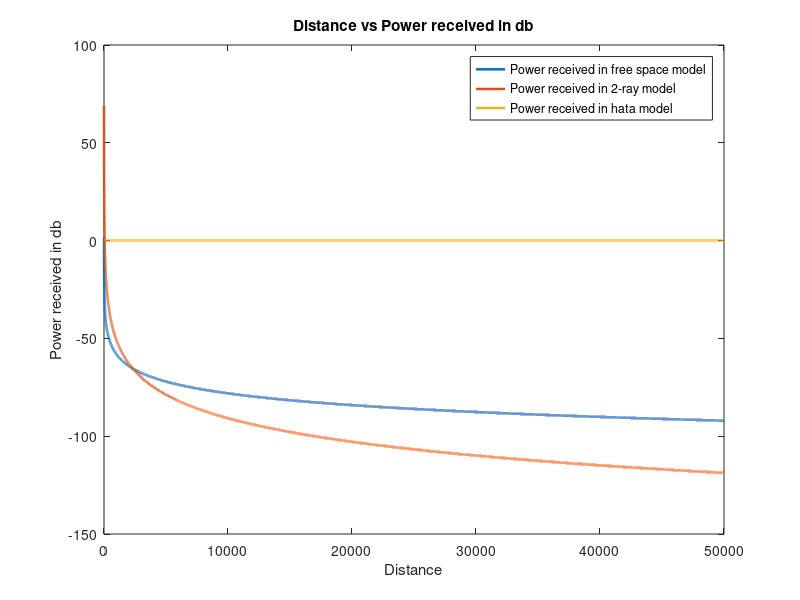
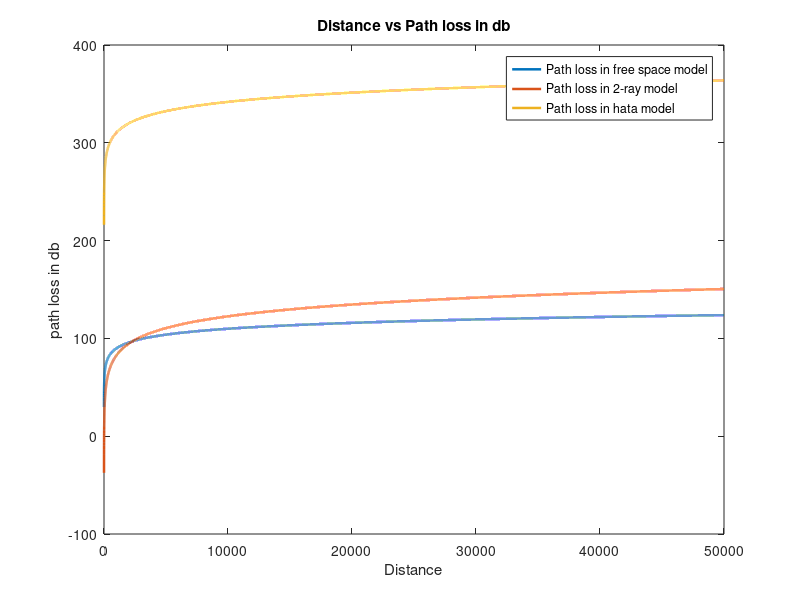

Recreate these plots in MATLAB, in order.
%Free Space model/LOS
%formula Pr = (Pt*Gt*Gr*(lambda)^2)/(4pid)^2*Lo

Pt = 1500; %transmited power in watt
Gt = 4;    %transmited gain
Gr = 2;    %Receiver gain
d = 1:1:50000; %sepration between the antennas
ht = 115;      %height of transmitter
hr = 6;        %height of receiver
f = 2100*10^6; %frequency
fc = 2100;
Lo = 1;        %loss
lambda = (3*10^8)/(2100*10^6); %wavelength

%formula 
Prfree = Pt*Gt*Gr*(lambda*lambda)./(((4*pi.*d).^2)*Lo);
Prfreedb = 10*log10(Prfree);
Plfree = Pt./Prfree; %in watt
Plfreedb = 10*log10(Plfree); %in db

%Ground reference model/2-ray model
%formula Pr = Pt*Gt*Gr*ht*hr/(d^4)

Prray = Pt*Gt*Gr*ht*hr./(d.^4);
Prraydb = 10*log10(Prray);
Plray = Pt./Prray; %in watt
Plraydb = 10*log10(Plray); %in db

%Hata model
%formula Pl = 69.55 + 26.16*log10(fc) - a(hre) - 13.82*log10(hte) + (44.9-6.55*log10(hte))*log10(d/10^(-3))
% a(hre) = 3.2*(log10(11.75)(hre))^2 - 4.97
a_hre = (3.2)*(log10((11.75)*(hr)))^2 - 4.97 ;
Plhatadb = 69.55 + 26.16*log10(fc) - a_hre - 13.82*log10(ht) + (44.9-6.55*log10(ht))*log10(d/10^(-3)) ;
Ptdb = 10*log10(Pt);

Prhatadb = Ptdb./Plhatadb;

figure 1;
plot(d,Prfreedb,"linewidth",1.8);
hold on;
plot(d,Prraydb,"linewidth",1.8);
hold on;
plot(d,Prhatadb,"linewidth",1.8);
xlabel('Distance');
ylabel('Power received in db');
title('Distance vs Power received in db');
legend('Power received in free space model','Power received in 2-ray model','Power received in hata model');


figure 2;
plot(d,Plfreedb,"linewidth",1.8);
hold on;
plot(d,Plraydb,"linewidth",1.8);
hold on;
plot(d,Plhatadb,"linewidth",1.8);
xlabel('Distance');
ylabel('path loss in db');
title('Distance vs Path loss in db');
legend('Path loss in free space model','Path loss in 2-ray model','Path loss in hata model');

f1 = 6000;
f2 = 280;


